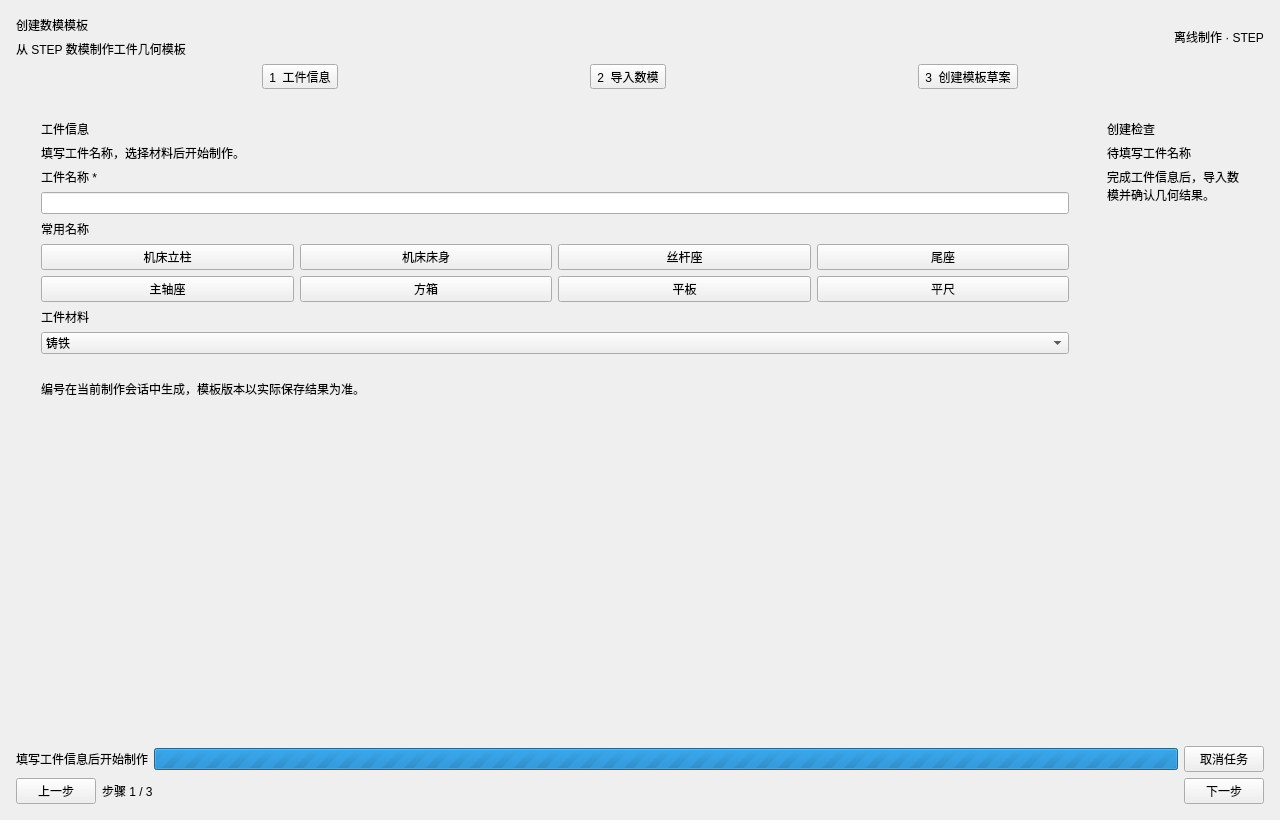
<?xml version="1.0" encoding="UTF-8"?>
<ui version="4.0">
 <class>StepTemplateBuilderWindowV1</class>
 <widget class="QMainWindow" name="StepTemplateBuilderWindowV1">
  <property name="windowTitle">
   <string>STEP 数模模板制作</string>
  </property>
  <property name="geometry">
   <rect>
    <x>0</x>
    <y>0</y>
    <width>1280</width>
    <height>820</height>
   </rect>
  </property>
  <property name="minimumSize">
   <size>
    <width>1024</width>
    <height>640</height>
   </size>
  </property>
  <widget class="QWidget" name="centralWidget">
   <layout class="QVBoxLayout" name="rootLayout">
    <property name="leftMargin">
     <number>16</number>
    </property>
    <property name="topMargin">
     <number>16</number>
    </property>
    <property name="rightMargin">
     <number>16</number>
    </property>
    <property name="bottomMargin">
     <number>16</number>
    </property>
    <item>
     <layout class="QHBoxLayout" name="headerLayout" stretch="1,0">
      <item>
       <layout class="QVBoxLayout" name="titlesLayout">
        <item>
         <widget class="QLabel" name="pageTitle">
          <property name="text">
           <string>创建数模模板</string>
          </property>
          <property name="wordWrap">
           <bool>true</bool>
          </property>
          <property name="class" stdset="0">
           <string>title</string>
          </property>
         </widget>
        </item>
        <item>
         <widget class="QLabel" name="pageSubtitle">
          <property name="text">
           <string>从 STEP 数模制作工件几何模板</string>
          </property>
          <property name="wordWrap">
           <bool>true</bool>
          </property>
         </widget>
        </item>
       </layout>
      </item>
      <item>
       <widget class="QLabel" name="statusBadge">
        <property name="text">
         <string>离线制作 · STEP</string>
        </property>
        <property name="wordWrap">
         <bool>true</bool>
        </property>
       </widget>
      </item>
     </layout>
    </item>
    <item>
     <layout class="QHBoxLayout" name="stepsLayout" stretch="1,1,1">
      <item>
       <widget class="QToolButton" name="step0">
        <property name="text">
         <string>1  工件信息</string>
        </property>
        <property name="checkable">
         <bool>true</bool>
        </property>
       </widget>
      </item>
      <item>
       <widget class="QToolButton" name="step1">
        <property name="text">
         <string>2  导入数模</string>
        </property>
        <property name="checkable">
         <bool>true</bool>
        </property>
       </widget>
      </item>
      <item>
       <widget class="QToolButton" name="step2">
        <property name="text">
         <string>3  创建模板草案</string>
        </property>
        <property name="checkable">
         <bool>true</bool>
        </property>
       </widget>
      </item>
     </layout>
    </item>
    <item>
     <widget class="QStackedWidget" name="pages">
      <widget class="QWidget" name="identityPage">
       <layout class="QHBoxLayout" name="identityLayout" stretch="1,0">
        <item>
         <widget class="QFrame" name="identityCard">
          <property name="class" stdset="0">
           <string>card</string>
          </property>
          <layout class="QVBoxLayout" name="identityCardLayout">
           <property name="leftMargin">
            <number>16</number>
           </property>
           <property name="topMargin">
            <number>16</number>
           </property>
           <property name="rightMargin">
            <number>16</number>
           </property>
           <property name="bottomMargin">
            <number>16</number>
           </property>
           <item>
            <widget class="QLabel" name="identityCardTitle">
             <property name="text">
              <string>工件信息</string>
             </property>
             <property name="wordWrap">
              <bool>true</bool>
             </property>
             <property name="class" stdset="0">
              <string>title</string>
             </property>
            </widget>
           </item>
           <item>
            <widget class="QLabel" name="identityHelp">
             <property name="text">
              <string>填写工件名称，选择材料后开始制作。</string>
             </property>
             <property name="wordWrap">
              <bool>true</bool>
             </property>
            </widget>
           </item>
           <item>
            <widget class="QLabel" name="nameLabel">
             <property name="text">
              <string>工件名称 *</string>
             </property>
             <property name="wordWrap">
              <bool>true</bool>
             </property>
            </widget>
           </item>
           <item>
            <widget class="QLineEdit" name="workpieceName" />
           </item>
           <item>
            <widget class="QLabel" name="presetLabel">
             <property name="text">
              <string>常用名称</string>
             </property>
             <property name="wordWrap">
              <bool>true</bool>
             </property>
            </widget>
           </item>
           <item>
            <layout class="QGridLayout" name="presetLayout">
             <item row="0" column="0">
              <widget class="QPushButton" name="preset0">
               <property name="text">
                <string>机床立柱</string>
               </property>
              </widget>
             </item>
             <item row="0" column="1">
              <widget class="QPushButton" name="preset1">
               <property name="text">
                <string>机床床身</string>
               </property>
              </widget>
             </item>
             <item row="0" column="2">
              <widget class="QPushButton" name="preset2">
               <property name="text">
                <string>丝杆座</string>
               </property>
              </widget>
             </item>
             <item row="0" column="3">
              <widget class="QPushButton" name="preset3">
               <property name="text">
                <string>尾座</string>
               </property>
              </widget>
             </item>
             <item row="1" column="0">
              <widget class="QPushButton" name="preset4">
               <property name="text">
                <string>主轴座</string>
               </property>
              </widget>
             </item>
             <item row="1" column="1">
              <widget class="QPushButton" name="preset5">
               <property name="text">
                <string>方箱</string>
               </property>
              </widget>
             </item>
             <item row="1" column="2">
              <widget class="QPushButton" name="preset6">
               <property name="text">
                <string>平板</string>
               </property>
              </widget>
             </item>
             <item row="1" column="3">
              <widget class="QPushButton" name="preset7">
               <property name="text">
                <string>平尺</string>
               </property>
              </widget>
             </item>
            </layout>
           </item>
           <item>
            <widget class="QLabel" name="materialLabel">
             <property name="text">
              <string>工件材料</string>
             </property>
             <property name="wordWrap">
              <bool>true</bool>
             </property>
            </widget>
           </item>
           <item>
            <widget class="QComboBox" name="material">
             <item>
              <property name="text">
               <string>铸铁</string>
              </property>
             </item>
             <item>
              <property name="text">
               <string>钢件</string>
              </property>
             </item>
             <item>
              <property name="text">
               <string>其他</string>
              </property>
             </item>
            </widget>
           </item>
           <item>
            <widget class="QLabel" name="workpieceId">
             <property name="text">
              <string />
             </property>
             <property name="wordWrap">
              <bool>true</bool>
             </property>
            </widget>
           </item>
           <item>
            <widget class="QLabel" name="identityNote">
             <property name="text">
              <string>编号在当前制作会话中生成，模板版本以实际保存结果为准。</string>
             </property>
             <property name="wordWrap">
              <bool>true</bool>
             </property>
            </widget>
           </item>
           <item>
            <spacer name="identitySpacer">
             <property name="orientation">
              <enum>Qt::Vertical</enum>
             </property>
             <property name="sizeHint" stdset="0">
              <size>
               <width>20</width>
               <height>20</height>
              </size>
             </property>
            </spacer>
           </item>
          </layout>
         </widget>
        </item>
        <item>
         <widget class="QFrame" name="identityGate">
          <property name="class" stdset="0">
           <string>card</string>
          </property>
          <layout class="QVBoxLayout" name="identityGateLayout">
           <property name="leftMargin">
            <number>16</number>
           </property>
           <property name="topMargin">
            <number>16</number>
           </property>
           <property name="rightMargin">
            <number>16</number>
           </property>
           <property name="bottomMargin">
            <number>16</number>
           </property>
           <item>
            <widget class="QLabel" name="identityGateTitle">
             <property name="text">
              <string>创建检查</string>
             </property>
             <property name="wordWrap">
              <bool>true</bool>
             </property>
             <property name="class" stdset="0">
              <string>title</string>
             </property>
            </widget>
           </item>
           <item>
            <widget class="QLabel" name="identityGateStatus">
             <property name="text">
              <string>待填写工件名称</string>
             </property>
             <property name="wordWrap">
              <bool>true</bool>
             </property>
            </widget>
           </item>
           <item>
            <widget class="QLabel" name="identityGateHint">
             <property name="text">
              <string>完成工件信息后，导入数模并确认几何结果。</string>
             </property>
             <property name="wordWrap">
              <bool>true</bool>
             </property>
            </widget>
           </item>
           <item>
            <spacer name="identityGateSpacer">
             <property name="orientation">
              <enum>Qt::Vertical</enum>
             </property>
             <property name="sizeHint" stdset="0">
              <size>
               <width>20</width>
               <height>20</height>
              </size>
             </property>
            </spacer>
           </item>
          </layout>
          <property name="minimumWidth">
           <number>270</number>
          </property>
          <property name="maximumWidth">
           <number>310</number>
          </property>
         </widget>
        </item>
       </layout>
      </widget>
      <widget class="QWidget" name="importPage">
       <layout class="QHBoxLayout" name="importLayout" stretch="1,0">
        <item>
         <widget class="QFrame" name="canvasCard">
          <property name="class" stdset="0">
           <string>card</string>
          </property>
          <layout class="QVBoxLayout" name="canvasCardLayout">
           <property name="leftMargin">
            <number>16</number>
           </property>
           <property name="topMargin">
            <number>16</number>
           </property>
           <property name="rightMargin">
            <number>16</number>
           </property>
           <property name="bottomMargin">
            <number>16</number>
           </property>
           <item>
            <widget class="QLabel" name="canvasCardTitle">
             <property name="text">
              <string>数模点云</string>
             </property>
             <property name="wordWrap">
              <bool>true</bool>
             </property>
             <property name="class" stdset="0">
              <string>title</string>
             </property>
            </widget>
           </item>
           <item>
            <layout class="QHBoxLayout" name="viewActionsLayout">
             <item>
              <widget class="QLabel" name="legend">
               <property name="text">
                <string>● 工件面（蓝）   ● 干涉面（红）   ● 未选择（灰）</string>
               </property>
               <property name="wordWrap">
                <bool>true</bool>
               </property>
              </widget>
             </item>
             <item>
              <widget class="QPushButton" name="fitView">
               <property name="text">
                <string>适应视图</string>
               </property>
              </widget>
             </item>
             <item>
              <widget class="QPushButton" name="topView">
               <property name="text">
                <string>俯视</string>
               </property>
              </widget>
             </item>
            </layout>
           </item>
           <item>
            <layout class="QHBoxLayout" name="viewLayout" stretch="0,1">
             <item>
              <layout class="QVBoxLayout" name="canvasToolsLayout">
               <item>
                <widget class="QToolButton" name="toolWorkpiece">
                 <property name="text">
                  <string>工件面</string>
                 </property>
                 <property name="checkable">
                  <bool>true</bool>
                 </property>
                </widget>
               </item>
               <item>
                <widget class="QToolButton" name="toolInterference">
                 <property name="text">
                  <string>干涉面</string>
                 </property>
                 <property name="checkable">
                  <bool>true</bool>
                 </property>
                </widget>
               </item>
               <item>
                <widget class="QToolButton" name="clearRoles">
                 <property name="text">
                  <string>清空选面</string>
                 </property>
                </widget>
               </item>
               <item>
                <widget class="QToolButton" name="toolTrim">
                 <property name="text">
                  <string>矩形修剪</string>
                 </property>
                 <property name="checkable">
                  <bool>true</bool>
                 </property>
                </widget>
               </item>
               <item>
                <widget class="QToolButton" name="undoTrim">
                 <property name="text">
                  <string>撤销修剪</string>
                 </property>
                </widget>
               </item>
               <item>
                <widget class="QToolButton" name="restoreTrim">
                 <property name="text">
                  <string>恢复全部</string>
                 </property>
                </widget>
               </item>
               <item>
                <spacer name="toolsSpacer">
                 <property name="orientation">
                  <enum>Qt::Vertical</enum>
                 </property>
                 <property name="sizeHint" stdset="0">
                  <size>
                   <width>20</width>
                   <height>20</height>
                  </size>
                 </property>
                </spacer>
               </item>
              </layout>
             </item>
             <item>
              <widget class="QWidget" name="canvasHost">
               <layout class="QVBoxLayout" name="canvasHostLayout" />
              </widget>
             </item>
            </layout>
           </item>
           <item>
            <widget class="QLabel" name="canvasHint">
             <property name="text">
              <string>左键旋转 · 右键平移 · 滚轮缩放；矩形修剪沿视线贯穿，Esc 取消框选。</string>
             </property>
             <property name="wordWrap">
              <bool>true</bool>
             </property>
            </widget>
           </item>
           <item>
            <widget class="QPushButton" name="eraseSelection">
             <property name="text">
              <string>擦除框选点</string>
             </property>
            </widget>
           </item>
           <item>
            <widget class="QLabel" name="sourceSummary">
             <property name="text">
              <string>尚未导入 STEP</string>
             </property>
             <property name="wordWrap">
              <bool>true</bool>
             </property>
            </widget>
           </item>
          </layout>
         </widget>
        </item>
        <item>
         <widget class="QScrollArea" name="importScroll">
          <property name="widgetResizable">
           <bool>true</bool>
          </property>
          <property name="minimumWidth">
           <number>295</number>
          </property>
          <property name="maximumWidth">
           <number>330</number>
          </property>
          <widget class="QWidget" name="importControls">
           <layout class="QVBoxLayout" name="importControlsLayout">
            <item>
             <widget class="QFrame" name="loadCard">
              <property name="class" stdset="0">
               <string>card</string>
              </property>
              <layout class="QVBoxLayout" name="loadCardLayout">
               <property name="leftMargin">
                <number>16</number>
               </property>
               <property name="topMargin">
                <number>16</number>
               </property>
               <property name="rightMargin">
                <number>16</number>
               </property>
               <property name="bottomMargin">
                <number>16</number>
               </property>
               <item>
                <widget class="QLabel" name="loadCardTitle">
                 <property name="text">
                  <string>导入数模</string>
                 </property>
                 <property name="wordWrap">
                  <bool>true</bool>
                 </property>
                 <property name="class" stdset="0">
                  <string>title</string>
                 </property>
                </widget>
               </item>
               <item>
                <widget class="QLabel" name="spacingLabel">
                 <property name="text">
                  <string>采样间距（mm）</string>
                 </property>
                 <property name="wordWrap">
                  <bool>true</bool>
                 </property>
                </widget>
               </item>
               <item>
                <widget class="QDoubleSpinBox" name="spacing">
                 <property name="decimals">
                  <number>3</number>
                 </property>
                 <property name="minimum">
                  <double>0.001</double>
                 </property>
                 <property name="maximum">
                  <double>1000</double>
                 </property>
                 <property name="value">
                  <double>0.5</double>
                 </property>
                 <property name="singleStep">
                  <double>0.1</double>
                 </property>
                </widget>
               </item>
               <item>
                <widget class="QPushButton" name="importStep">
                 <property name="text">
                  <string>导入 STEP 并转换点云…</string>
                 </property>
                 <property name="class" stdset="0">
                  <string>primary</string>
                 </property>
                </widget>
               </item>
               <item>
                <widget class="QLabel" name="importHint">
                 <property name="text">
                  <string>支持 .step / .stp；修改间距后需重新导入。</string>
                 </property>
                 <property name="wordWrap">
                  <bool>true</bool>
                 </property>
                </widget>
               </item>
              </layout>
             </widget>
            </item>
            <item>
             <widget class="QFrame" name="roleCard">
              <property name="class" stdset="0">
               <string>card</string>
              </property>
              <layout class="QVBoxLayout" name="roleCardLayout">
               <property name="leftMargin">
                <number>16</number>
               </property>
               <property name="topMargin">
                <number>16</number>
               </property>
               <property name="rightMargin">
                <number>16</number>
               </property>
               <property name="bottomMargin">
                <number>16</number>
               </property>
               <item>
                <widget class="QLabel" name="roleCardTitle">
                 <property name="text">
                  <string>选面检查</string>
                 </property>
                 <property name="wordWrap">
                  <bool>true</bool>
                 </property>
                 <property name="class" stdset="0">
                  <string>title</string>
                 </property>
                </widget>
               </item>
               <item>
                <widget class="QListWidget" name="faceList">
                 <property name="maximumHeight">
                  <number>145</number>
                 </property>
                </widget>
               </item>
               <item>
                <widget class="QLabel" name="roleSummary">
                 <property name="text">
                  <string>请选择工件面</string>
                 </property>
                 <property name="wordWrap">
                  <bool>true</bool>
                 </property>
                </widget>
               </item>
              </layout>
             </widget>
            </item>
            <item>
             <widget class="QFrame" name="processCard">
              <property name="class" stdset="0">
               <string>card</string>
              </property>
              <layout class="QVBoxLayout" name="processCardLayout">
               <property name="leftMargin">
                <number>16</number>
               </property>
               <property name="topMargin">
                <number>16</number>
               </property>
               <property name="rightMargin">
                <number>16</number>
               </property>
               <property name="bottomMargin">
                <number>16</number>
               </property>
               <item>
                <widget class="QLabel" name="processCardTitle">
                 <property name="text">
                  <string>处理操作</string>
                 </property>
                 <property name="wordWrap">
                  <bool>true</bool>
                 </property>
                 <property name="class" stdset="0">
                  <string>title</string>
                 </property>
                </widget>
               </item>
               <item>
                <widget class="QPushButton" name="processCloud">
                 <property name="text">
                  <string>处理数模点云</string>
                 </property>
                 <property name="class" stdset="0">
                  <string>primary</string>
                 </property>
                </widget>
               </item>
               <item>
                <widget class="QLabel" name="processHint">
                 <property name="text">
                  <string>选面与修剪完成后，生成当前几何候选。</string>
                 </property>
                 <property name="wordWrap">
                  <bool>true</bool>
                 </property>
                </widget>
               </item>
              </layout>
             </widget>
            </item>
            <item>
             <widget class="QFrame" name="geometryCard">
              <property name="class" stdset="0">
               <string>card</string>
              </property>
              <layout class="QVBoxLayout" name="geometryCardLayout">
               <property name="leftMargin">
                <number>16</number>
               </property>
               <property name="topMargin">
                <number>16</number>
               </property>
               <property name="rightMargin">
                <number>16</number>
               </property>
               <property name="bottomMargin">
                <number>16</number>
               </property>
               <item>
                <widget class="QLabel" name="geometryCardTitle">
                 <property name="text">
                  <string>几何确认</string>
                 </property>
                 <property name="wordWrap">
                  <bool>true</bool>
                 </property>
                 <property name="class" stdset="0">
                  <string>title</string>
                 </property>
                </widget>
               </item>
               <item>
                <widget class="QLabel" name="geometrySummary">
                 <property name="text">
                  <string>等待有效工件点云</string>
                 </property>
                 <property name="wordWrap">
                  <bool>true</bool>
                 </property>
                </widget>
               </item>
               <item>
                <widget class="QPushButton" name="confirmGeometry">
                 <property name="text">
                  <string>确认几何结果</string>
                 </property>
                 <property name="class" stdset="0">
                  <string>primary</string>
                 </property>
                </widget>
               </item>
              </layout>
             </widget>
            </item>
            <item>
             <spacer name="importControlsSpacer">
              <property name="orientation">
               <enum>Qt::Vertical</enum>
              </property>
              <property name="sizeHint" stdset="0">
               <size>
                <width>20</width>
                <height>20</height>
               </size>
              </property>
             </spacer>
            </item>
           </layout>
          </widget>
         </widget>
        </item>
       </layout>
      </widget>
      <widget class="QWidget" name="draftPage">
       <layout class="QHBoxLayout" name="draftLayout" stretch="1,0">
        <item>
         <widget class="QFrame" name="draftCard">
          <property name="class" stdset="0">
           <string>card</string>
          </property>
          <layout class="QVBoxLayout" name="draftCardLayout">
           <property name="leftMargin">
            <number>16</number>
           </property>
           <property name="topMargin">
            <number>16</number>
           </property>
           <property name="rightMargin">
            <number>16</number>
           </property>
           <property name="bottomMargin">
            <number>16</number>
           </property>
           <item>
            <widget class="QLabel" name="draftCardTitle">
             <property name="text">
              <string>创建模板草案</string>
             </property>
             <property name="wordWrap">
              <bool>true</bool>
             </property>
             <property name="class" stdset="0">
              <string>title</string>
             </property>
            </widget>
           </item>
           <item>
            <widget class="QLabel" name="draftHelp">
             <property name="text">
              <string>复核真实来源与几何结果，保存为一个新的模板版本。</string>
             </property>
             <property name="wordWrap">
              <bool>true</bool>
             </property>
            </widget>
           </item>
           <item>
            <widget class="QTextBrowser" name="draftSummary" />
           </item>
           <item>
            <widget class="QCheckBox" name="draftReview">
             <property name="text">
              <string>已复核工件信息与模板几何</string>
             </property>
            </widget>
           </item>
           <item>
            <widget class="QPushButton" name="saveDraft">
             <property name="text">
              <string>创建并保存模板草案…</string>
             </property>
             <property name="class" stdset="0">
              <string>primary</string>
             </property>
            </widget>
           </item>
           <item>
            <widget class="QLabel" name="saveStatus">
             <property name="text">
              <string>尚未保存</string>
             </property>
             <property name="wordWrap">
              <bool>true</bool>
             </property>
            </widget>
           </item>
           <item>
            <widget class="QPushButton" name="openDirectory">
             <property name="text">
              <string>打开保存目录</string>
             </property>
            </widget>
           </item>
          </layout>
         </widget>
        </item>
        <item>
         <widget class="QFrame" name="draftGate">
          <property name="class" stdset="0">
           <string>card</string>
          </property>
          <layout class="QVBoxLayout" name="draftGateLayout">
           <property name="leftMargin">
            <number>16</number>
           </property>
           <property name="topMargin">
            <number>16</number>
           </property>
           <property name="rightMargin">
            <number>16</number>
           </property>
           <property name="bottomMargin">
            <number>16</number>
           </property>
           <item>
            <widget class="QLabel" name="draftGateTitle">
             <property name="text">
              <string>创建检查</string>
             </property>
             <property name="wordWrap">
              <bool>true</bool>
             </property>
             <property name="class" stdset="0">
              <string>title</string>
             </property>
            </widget>
           </item>
           <item>
            <widget class="QLabel" name="draftGateStatus">
             <property name="text">
              <string>待确认几何</string>
             </property>
             <property name="wordWrap">
              <bool>true</bool>
             </property>
            </widget>
           </item>
           <item>
            <widget class="QLabel" name="draftGateHint">
             <property name="text">
              <string>选择源码树外目录，新版本保存成功后显示实际路径。</string>
             </property>
             <property name="wordWrap">
              <bool>true</bool>
             </property>
            </widget>
           </item>
           <item>
            <spacer name="draftGateSpacer">
             <property name="orientation">
              <enum>Qt::Vertical</enum>
             </property>
             <property name="sizeHint" stdset="0">
              <size>
               <width>20</width>
               <height>20</height>
              </size>
             </property>
            </spacer>
           </item>
          </layout>
          <property name="minimumWidth">
           <number>270</number>
          </property>
          <property name="maximumWidth">
           <number>310</number>
          </property>
         </widget>
        </item>
       </layout>
      </widget>
     </widget>
    </item>
    <item>
     <layout class="QHBoxLayout" name="activityLayout">
      <item>
       <widget class="QLabel" name="taskStatus">
        <property name="text">
         <string>填写工件信息后开始制作</string>
        </property>
        <property name="wordWrap">
         <bool>true</bool>
        </property>
       </widget>
      </item>
      <item>
       <widget class="QProgressBar" name="taskProgress">
        <property name="minimum">
         <number>0</number>
        </property>
        <property name="maximum">
         <number>0</number>
        </property>
        <property name="maximumWidth">
         <number>140</number>
        </property>
        <property name="textVisible">
         <bool>false</bool>
        </property>
       </widget>
      </item>
      <item>
       <widget class="QPushButton" name="cancelTask">
        <property name="text">
         <string>取消任务</string>
        </property>
       </widget>
      </item>
     </layout>
    </item>
    <item>
     <layout class="QHBoxLayout" name="footerLayout" stretch="0,1,0">
      <item>
       <widget class="QPushButton" name="previous">
        <property name="text">
         <string>上一步</string>
        </property>
       </widget>
      </item>
      <item>
       <widget class="QLabel" name="progress">
        <property name="text">
         <string>步骤 1 / 3</string>
        </property>
        <property name="wordWrap">
         <bool>true</bool>
        </property>
       </widget>
      </item>
      <item>
       <widget class="QPushButton" name="next">
        <property name="text">
         <string>下一步</string>
        </property>
        <property name="class" stdset="0">
         <string>primary</string>
        </property>
       </widget>
      </item>
     </layout>
    </item>
   </layout>
  </widget>
 </widget>
 <resources />
 <connections />
</ui>
